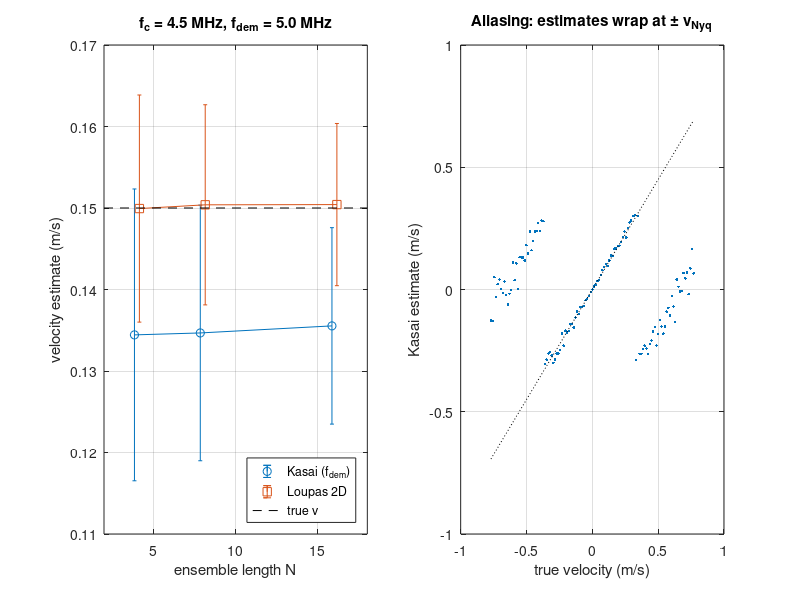

Write the MATLAB code that produced this figure.
%% m29_kasai_loupas.m
% Purpose : Kasai (1D, lag-one slow-time) versus Loupas (2D) autocorrelation
%           velocity estimators on simulated IQ ensembles of moving speckle.
%           The received pulse centre frequency fc is lower than the
%           demodulation frequency fdem (attenuation downshift). Kasai uses
%           fdem in the Doppler equation and is biased by fc/fdem; Loupas
%           estimates the mean RF frequency from the lag-one correlation along
%           depth and removes the bias. Also: the variance (spectral width)
%           estimate sigma^2 = (2/T^2)(1 - |R(1)|/R(0)) and its noise bias.
% Change  : fc, N (ensemble), M (range samples), snrdB, sigv (velocity spread).
% Expect  : fdem = 5 MHz, fc = 4.5 MHz, PRF = 4 kHz: v_Nyq = 0.308 m/s.
%           For v = 0.15 m/s Kasai reads about 0.9 x v (-10 %), Loupas about
%           1.00 x v. Std falls as N grows (roughly 1/sqrt(N) with velocity
%           spread). Noise inflates the variance estimate: with SNR s the
%           ratio |R(1)|/R(0) is multiplied by s/(1+s).
rng(1);

%% Parameters
c     = 1540;      % speed of sound (m/s)
fdem  = 5e6;       % demodulation (nominal transmit) frequency (Hz)
fc    = 4.5e6;     % received centre frequency after attenuation (Hz)
B     = 0.6;       % -6 dB fractional bandwidth of the received pulse
fs    = 20e6;      % IQ sampling rate along depth (Hz)
PRF   = 4e3;       % pulse repetition frequency (Hz)
T     = 1/PRF;
vNyq  = c*PRF/(4*fdem);
fprintf('v_Nyq (with fdem) = %.3f m/s, lambda = %.3f mm\n', vNyq, c/fdem*1e3);

% Gaussian envelope with -6 dB bandwidth B*fc: |G(f)| = exp(-(f/sf)^2/2), sf from -6 dB half width
sf  = B*fc/2 / sqrt(2*log(2));          % spectral std (Hz) of amplitude spectrum
st  = 1/(2*pi*sf);                      % envelope std in time (s)
% IQ sample of scatterers at delays tau (K x 1) with amplitudes a, observed at fast time t (1 x M):
iq = @(t, tau, a) a.' * (exp(-((t - tau).^2)/(2*st^2)) .* exp(2j*pi*(fc - fdem)*(t - tau)) .* exp(-2j*pi*fdem*tau));
% (note: t - tau uses implicit expansion, K x M)

kasai  = @(Z) c*PRF/(4*pi*fdem) * angle(sum(sum(Z(:, 2:end) .* conj(Z(:, 1:end-1)))));
loupas = @(Z) c/2 * (PRF/(2*pi) * angle(sum(sum(Z(:, 2:end) .* conj(Z(:, 1:end-1)))))) / ...
              (fdem + fs/(2*pi) * angle(sum(sum(Z(2:end, :) .* conj(Z(1:end-1, :))))));

%% Simulation loop
z0   = 30e-3;  t0 = 2*z0/c;                 % gate centre depth and its delay
dens = 20e3;                                % scatterers per metre (20 per mm)
nT   = 400;                                 % trials per setting
cases = [4 8 16];  v = 0.15;  sigv = 0.02;  M = 8;  snrdB = 20;
fprintf('v = %.3f m/s, sigma_v = %.3f m/s, M = %d range samples, SNR = %d dB, %d trials\n', v, sigv, M, snrdB, nT);
fprintf('   N   Kasai mean  bias    std     Loupas mean  bias    std     (m/s, %%)\n');
res = zeros(numel(cases), 4);
for ic = 1:numel(cases)
    N = cases(ic);  vk = zeros(nT,1);  vl = vk;
    t = t0 + ((0:M-1) - (M-1)/2)/fs;                 % fast-time samples (1 x M)
    Lw = (M/fs + 8*st) * c/2 + N*T*(abs(v) + 3*sigv);  % spatial window (m)
    for it = 1:nT
        K = max(1, round(dens*Lw));
        x0 = z0 + (rand(K,1) - 0.5)*Lw;              % initial depths (m)
        vk_s = v + sigv*randn(K,1);                  % scatterer velocities toward the probe
        a  = (randn(K,1) + 1j*randn(K,1))/sqrt(2);
        Z  = zeros(M, N);
        for n = 1:N
            tau = 2*(x0 - vk_s*(n-1)*T)/c;           % moving toward the probe: delay shrinks
            Z(:, n) = iq(t, tau, a).';
        end
        ps = mean(abs(Z(:)).^2);
        Z  = Z + sqrt(ps/10^(snrdB/10)) * (randn(M,N) + 1j*randn(M,N))/sqrt(2);
        vk(it) = kasai(Z);  vl(it) = loupas(Z);
    end
    res(ic, :) = [mean(vk) std(vk) mean(vl) std(vl)];
    fprintf('  %2d    %.4f   %+5.1f%%  %.4f    %.4f    %+5.1f%%  %.4f\n', N, mean(vk), 100*(mean(vk)/v - 1), std(vk), ...
        mean(vl), 100*(mean(vl)/v - 1), std(vl));
end
fprintf('Expected Kasai scale fc/fdem = %.3f (bias %+.1f %%)\n', fc/fdem, 100*(fc/fdem - 1));

%% Variance estimator: pure slow-time Gaussian-spectrum signal, spectral std sigf, with noise
sigf = 150;  Nv = 16;  nV = 4000;  m = (0:Nv-1)';
fprintf('Variance estimate (Gaussian spectrum, sigma_f = %d Hz, N = %d):\n  SNR(dB)   sigma_f est (Hz)   predicted with noise bias\n', sigf, Nv);
% Correlated Gaussian process by spectral shaping of white noise (long FFT, then crop)
Lf = 4096;  ff = ((0:Lf-1) - Lf/2)'/Lf*PRF;  H = exp(-ff.^2/(4*sigf^2));  H = ifftshift(H);
for snrdB2 = [40 20 10 0]
    s2 = zeros(nV,1);  snr2 = 10^(snrdB2/10);
    for it = 1:nV/40
        W = (randn(Lf,40) + 1j*randn(Lf,40))/sqrt(2);
        X = ifft(bsxfun(@times, fft(W), H));  X = X(1:Nv, :);  X = X / sqrt(mean(abs(X(:)).^2));
        X = X + (randn(Nv,40) + 1j*randn(Nv,40))/sqrt(2*snr2);
        for j = 1:40
            z = X(:, j);  R1 = sum(z(2:end).*conj(z(1:end-1)));
            R0 = (sum(abs(z(2:end)).^2) + sum(abs(z(1:end-1)).^2))/2;   % symmetric lag-0 (less finite-N bias)
            s2((it-1)*40 + j) = 2/T^2 * (1 - abs(R1)/R0);
        end
    end
    rho = snr2/(1 + snr2) * exp(-(2*pi*sigf*T)^2/2);
    fprintf('   %3d        %6.1f              %6.1f\n', snrdB2, sqrt(max(mean(s2),0))/(2*pi), sqrt(2/T^2*(1 - rho))/(2*pi));
end

%% Aliasing: Kasai reading across velocities
vv = linspace(-2.5*vNyq, 2.5*vNyq, 121);  vr = zeros(size(vv));  N = 8;
t = t0 + ((0:M-1) - (M-1)/2)/fs;
for i = 1:numel(vv)
    K = round(dens*(M/fs*c/2 + 8*st*c/2 + 0.002));  x0 = z0 + (rand(K,1)-0.5)*(M/fs*c/2 + 8*st*c/2 + 0.002);
    a = (randn(K,1) + 1j*randn(K,1))/sqrt(2);  Z = zeros(M, N);
    for n = 1:N, Z(:, n) = iq(t, 2*(x0 - vv(i)*(n-1)*T)/c, a).'; end
    vr(i) = kasai(Z);
end

%% Figures
figure('Position', [50 50 1000 360]);
subplot(1,2,1); errorbar(cases - 0.15, res(:,1), res(:,2), 'o-'); hold on;
errorbar(cases + 0.15, res(:,3), res(:,4), 's-'); plot([2 18], [v v], 'k--');
xlabel('ensemble length N'); ylabel('velocity estimate (m/s)'); legend('Kasai (f_{dem})', 'Loupas 2D', 'true v', 'Location', 'southeast');
title(sprintf('f_c = %.1f MHz, f_{dem} = %.1f MHz', fc/1e6, fdem/1e6)); grid on; xlim([2 18]);
subplot(1,2,2); plot(vv, vr, '.', vv, vv*fc/fdem, 'k:'); xlabel('true velocity (m/s)'); ylabel('Kasai estimate (m/s)');
title('Aliasing: estimates wrap at \pm v_{Nyq}'); grid on;
